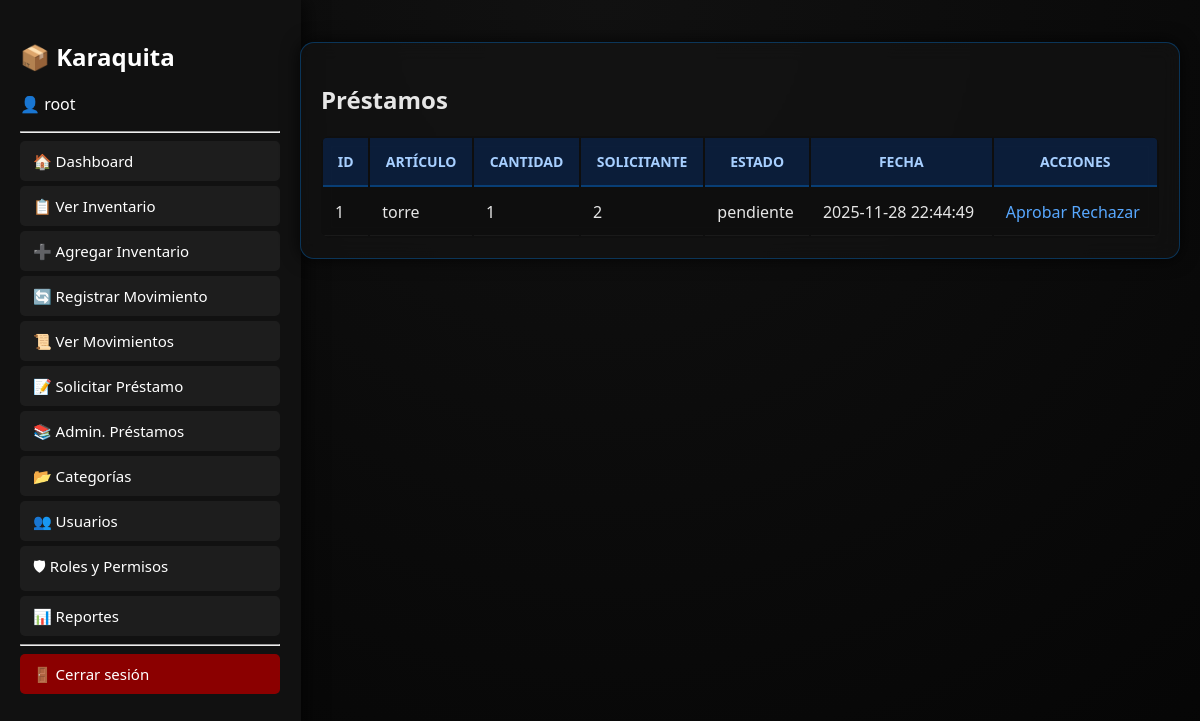
The app's page /layout.php?page=ver_prestamos (signed in) with its own data.
### tables this page shows
CREATE TABLE `prestamos` (
  `id` int(11) NOT NULL,
  `inventario_id` int(11) NOT NULL,
  `usuario_solicitante` int(11) NOT NULL,
  `usuario_aprobador` int(11) DEFAULT NULL,
  `cantidad` int(11) NOT NULL,
  `usuario_id` int(11) NOT NULL,
  `ubicacion` varchar(255) DEFAULT NULL,
  `estado` enum('pendiente','aprobado','rechazado','devuelto') DEFAULT 'pendiente',
  `fecha_solicitud` datetime DEFAULT current_timestamp(),
  `aprobado_por` int(11) DEFAULT NULL,
  `fecha_aprobacion` datetime DEFAULT NULL,
  `fecha_devolucion` datetime DEFAULT NULL
);

CREATE TABLE `inventario` (
  `id` int(11) NOT NULL,
  `codigo` varchar(100) NOT NULL,
  `nombre` varchar(200) NOT NULL,
  `descripcion` text DEFAULT NULL,
  `estado` enum('activo','inactivo','mantenimiento') NOT NULL DEFAULT 'activo',
  `categoria_id` int(11) DEFAULT NULL,
  `cantidad` int(11) DEFAULT 0,
  `tipo` enum('equipo','insumo') NOT NULL,
  `ubicacion` varchar(100) NOT NULL,
  `fecha_actualizacion` datetime DEFAULT NULL,
  `fecha_registro` timestamp NOT NULL DEFAULT current_timestamp()
);

### permisos.php (called while the page is built, shortened)
<?php
require_once "db.php";
function tiene_permiso($accion) {
    global $pdo;
    $rol = (int) $_SESSION['role_id'];
    if ($rol === 1) return 1;
    $stmt = $pdo->prepare("SELECT permitido FROM permisos WHERE rol_id = :rol AND accion = :accion LIMIT 1");
    $stmt->execute(['rol' => $rol, 'accion' => $accion]);
    $row = $stmt->fetch(PDO::FETCH_ASSOC);
    return $row ? (int)$row['permitido'] : 0;
}

### ver_prestamos.php (the view, shortened to what this page needs)
<?php
$rol = (int)$_SESSION['role_id'];
if ($rol === 1) {
    $stmt = $pdo->query("SELECT p.*, i.nombre AS item, u.username AS solicitante FROM prestamos p LEFT JOIN inventario i ON i.id=p.inventario_id LEFT JOIN usuarios u ON u.id=p.usuario_solicitante ORDER BY p.fecha_solicitud DESC");
    $prest = $stmt->fetchAll(PDO::FETCH_ASSOC);
}
?>
<div class="card">
    <h2>Préstamos</h2>
    <table><thead><tr><th>ID</th><th>Artículo</th><th>Cantidad</th><th>Solicitante</th><th>Estado</th><th>Fecha</th><th>Acciones</th></tr></thead><tbody>
    <?php foreach($prest as $p): ?>
    <tr>
    <td><?= $p['id'] ?></td>
    <td><?= htmlspecialchars($p['item']) ?></td>
    <td><?= (int)$p['cantidad'] ?></td>
    <td><?= htmlspecialchars($p['usuario_solicitante'] ?? $p['usuario_id'] ?? '—') ?></td>
    <td><?= htmlspecialchars($p['estado']) ?></td>
    <td><?= $p['fecha_solicitud'] ?? $p['fecha'] ?? '' ?></td>
    <td>
    <?php if ($p['estado']=='pendiente' && tiene_permiso('prestamos_crud')): ?>
        <a href="layout.php?page=aprobar_prestamo&id=<?= $p['id'] ?>&accion=aprobar">Aprobar</a>
        <a href="layout.php?page=aprobar_prestamo&id=<?= $p['id'] ?>&accion=rechazar">Rechazar</a>
    <?php endif; ?>
    </td>
    </tr>
    <?php endforeach; ?>
    </tbody></table>
</div>

### styles.css (style rules this page uses)
body { margin: 0; padding: 0; font-family: "Segoe UI", sans-serif; background: radial-gradient(circle at top, #111, #050505); color: #e6e6e6; min-height: 100vh; display: flex; flex-direction: column; }
.card { background: rgba(20,20,20,0.6); padding: 20px; border-radius: 14px; border: 1px solid rgba(0,140,255,0.3); box-shadow: 0 0 18px #000c; backdrop-filter: blur(10px); transition: 0.25s ease; }
table { width: 100%; background: rgba(15,15,15,0.7); border-radius: 10px; overflow: hidden; backdrop-filter: blur(6px); }
th { padding: 14px; background: rgba(0, 100, 255, 0.18); text-transform: uppercase; color: #a7cfff; font-size: 14px; border-bottom: 2px solid rgba(0,140,255,0.3); }
td { padding: 12px; border-bottom: 1px solid rgba(255,255,255,0.05); }
a { color: #58a8ff; text-decoration: none; transition: .25s ease; }

### records on screen
prestamos: id "1", inventario.nombre "torre", cantidad "1", usuario_solicitante "2", estado "pendiente", fecha_solicitud "2025-11-28 22:44:49"

### other values on screen
$usuario "root"
